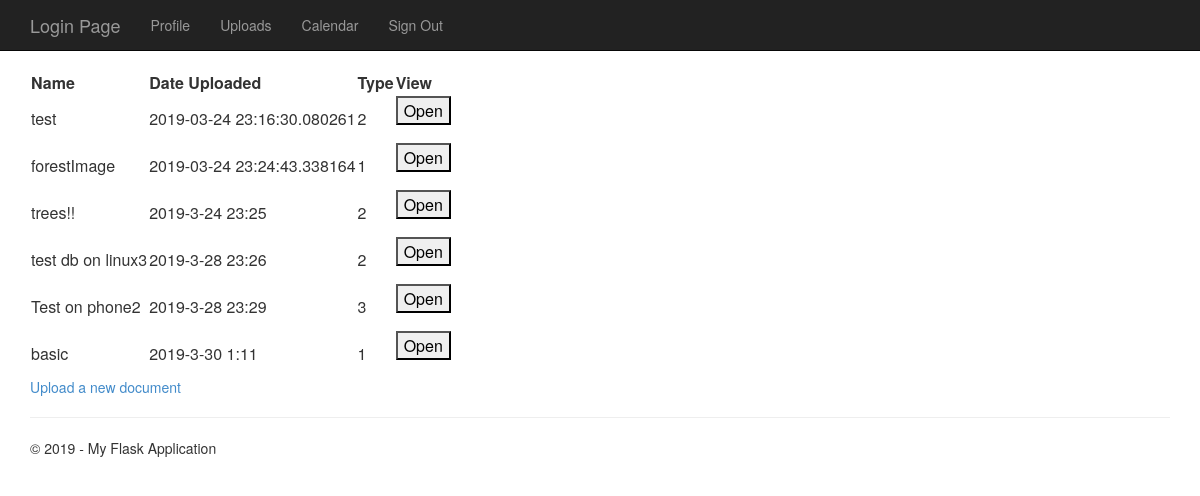
The page /uploads (signed in) on the database its author committed.
### tables this page shows
CREATE TABLE "Uploads" (
	"UID_Uploads"	INTEGER NOT NULL PRIMARY KEY AUTOINCREMENT UNIQUE,
	"Client_UID"	INTEGER NOT NULL,
	"Date_Uploaded"	NUMERIC NOT NULL,
	"Document_Type"	INTEGER NOT NULL
, "File_Name"	TEXT NOT NULL DEFAULT 'User_Upload', "Doc_Name"	TEXT NOT NULL DEFAULT 'User_Upload');

### FlaskWebProject/userViews.py (the view)
@bp.route('/uploads')
@login_required
def uploads():
	queryStr = 'SELECT * FROM Uploads WHERE Client_UID=?'
	uploadList = query_db(queryStr, (g.user['UID_Users'],))
	return render_template(
		'userViews/uploads.html',
		title='Uploads Page',
		year=datetime.now().year,
		uploads=uploadList
		)

### FlaskWebProject/auth.py (called while the page is built)
@bp.before_app_request
def load_logged_in_user():
	user_id = session.get('user_id')
	if user_id is None:
		g.user = None
	else:
		sqlQuery = 'SELECT * FROM Users WHERE UID_Users = ?'
		from . import db
		database = db.getDB()
		g.user = database.execute(sqlQuery, (user_id,)).fetchone()

def login_required(view):
	@functools.wraps(view)
	def wrapped_view(**kwargs):
		if g.user is None:
			return redirect(url_for('auth.login'))
		return view(**kwargs)
	return wrapped_view

### FlaskWebProject/db.py (called while the page is built)
def getDB():
	if 'db' not in g:
		g.db = sqlite3.connect(current_app.config['DATABASE'], detect_types = sqlite3.PARSE_DECLTYPES)
		g.db.row_factory = sqlite3.Row
	return g.db

def closeDB(e=None):
	db = g.pop('db', None)
	if db is not None:
		db.close()

def query_db(query, args=(), one=False):
	cur = getDB().execute(query, args)
	rv = cur.fetchall()
	cur.close()
	closeDB()
	return (rv[0] if rv else None) if one else rv

### FlaskWebProject/templates/userViews/uploads.html (shortened to what this page needs)
﻿{% extends "layout.html" %}
{% block content %}
	<table>
		<tr>
			<th>Name</th>
			<th>Date Uploaded</th>
			<th>Type</th>
			<th>View</th>
		</tr>
		{% for upload in uploads %}
			<tr>
				<td>{{ upload.Doc_Name|e }}</td>
				<td>{{ upload.Date_Uploaded|e }}</td>
				<td>{{ upload.Document_Type }}</td>
				<td>
                    <form action="/uploads/render" method="post" target="_blank">
                        <input type="submit" name="renderImage" value="Open" />
                    </form>
				</td>
			</tr>
		{% endfor %}
	</table>
	<a href="/uploads/upload_document">Upload a new document</a>
{% endblock content %}

### FlaskWebProject/static/content/site.css (style rules this page uses)
body { padding-top: 50px; padding-bottom: 20px; }
input, select, textarea { max-width: 280px; }

### rows shown on the page
Uploads: Doc_Name "test", Date_Uploaded "2019-03-24 23:16:30.080261", Document_Type "2"
Uploads: Doc_Name "forestImage", Date_Uploaded "2019-03-24 23:24:43.338164", Document_Type "1"
Uploads: Doc_Name "trees!!", Date_Uploaded "2019-3-24 23:25", Document_Type "2"
Uploads: Doc_Name "test db on linux3", Date_Uploaded "2019-3-28 23:26", Document_Type "2"
Uploads: Doc_Name "Test on phone2", Date_Uploaded "2019-3-28 23:29", Document_Type "3"
Uploads: Doc_Name "basic", Date_Uploaded "2019-3-30 1:11", Document_Type "1"
